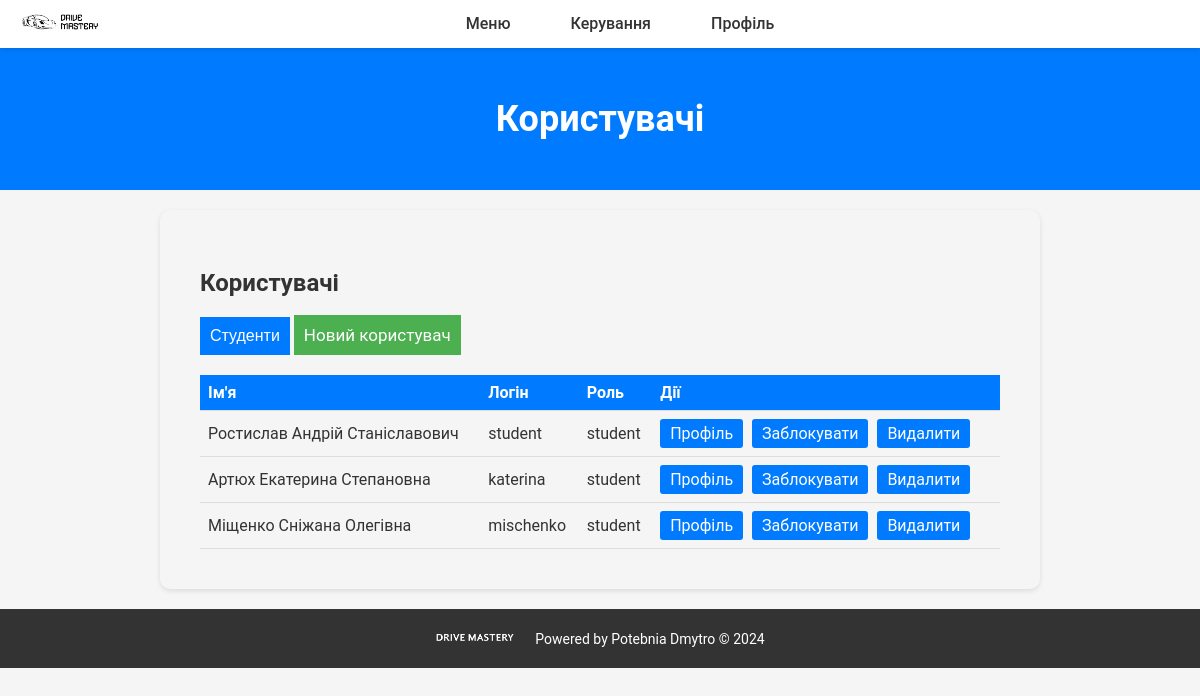
Page /admin_main/users/?show=student (signed in) on the earlier database version.
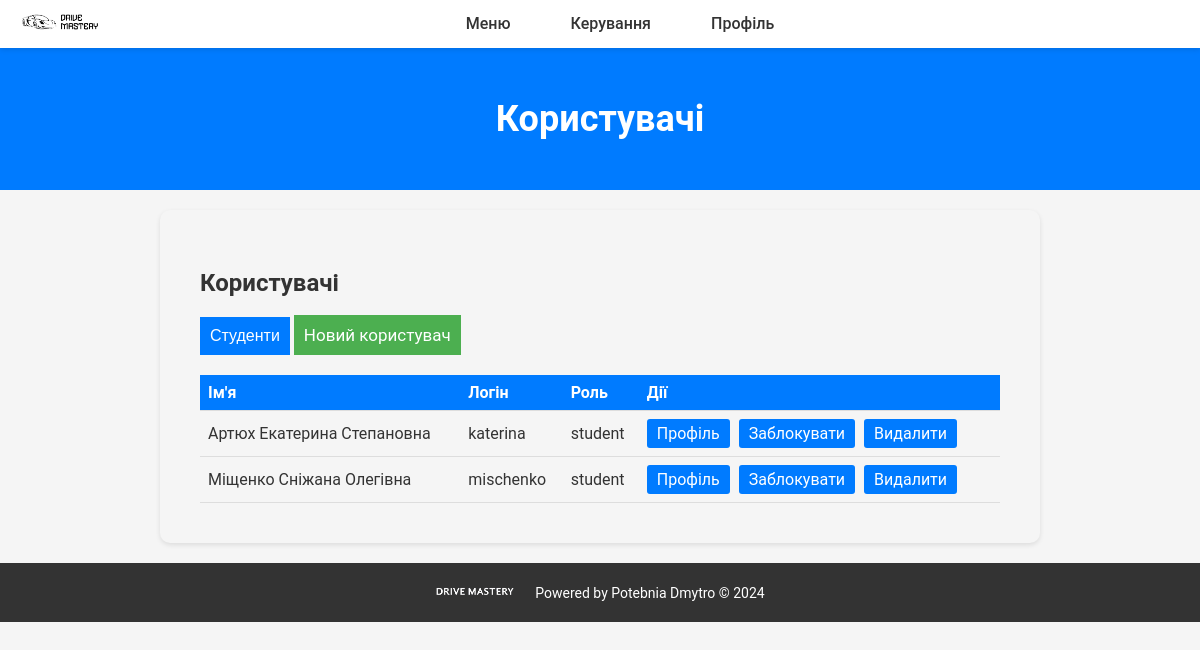
Same page on the later database version.
### main/models.py (models this page shows, shortened)
class CustomUser(AbstractBaseUser): # Кастомна модель користувача
    full_name = models.CharField(max_length=40) # Повне ім'я користувача
    username = models.CharField(max_length=15, unique=True) # Унікальне ім'я користувача
    email = models.EmailField(unique=True) # Унікальна email адреса
    is_active = models.BooleanField(default=True) # Чи активний користувач
    is_admin = models.BooleanField(default=False) # Чи є користувач адміністратором
    is_block = models.BooleanField(default=True) # Чи заблокований користувач
    user_type_choices = [('student', 'Student'),
                         ('teacher', 'Teacher'),
                         ('moderator', 'Moderator'),
                         ('admin', 'Admin')
    ] # Вибір типу користувача
    user_type = models.CharField(max_length=10, choices=user_type_choices) # Поле для зберігання типу користувача
    objects = CustomUserManager() # Вказуємо кастомний менеджер користувачів
    USERNAME_FIELD = 'username' # Поле, яке використовується для логіна
    REQUIRED_FIELDS = ['email', 'full_name'] # Обов'язкові поля

### main/views.py (the view, shortened to what this page needs)
# urls.py: path('<str:users_type>_main/users/', views.users, name='users'),
@login_required
def users(request, users_type): # Функція "користувачі"
    if users_type not in ['admin', 'teacher']:
        return HttpResponseForbidden()
    user_types_mapping = {
        'admin': 'Адміни',
        'moderator': 'Модератори',
        'teacher': 'Викладачі',
        'student': 'Студенти'
    }
    if users_type == 'teacher': # Дозволяємо вчителю керувати тільки студентами
        show_users = 'student'
    else: # Або ж якщо адмін то усіма
        show_users = request.GET.get('show', None)
    type_select = None
    users = CustomUser.objects.all()
    if show_users in user_types_mapping:
        type_select = user_types_mapping[show_users] # Вивід укр інформації хто це
        found_users = users.filter(user_type=show_users).exists() # Змінна перевірки існування записів у БД
    else:
        found_users = False
    context = {
        'users': users,
        'show_content': 'users',
        'show_users': show_users,
        'type_select': type_select,
        'page_title': 'Користувачі',
        'found_users': found_users
    }
    if request.GET.get('unblock'): # Можливість розблокувати
        profile_username = request.GET.get('unblock')
        profile_user = CustomUser.objects.get(username=profile_username)
        profile_user.is_block = False
        profile_user.save()  # Зберігаємо зміни в базі даних
        return redirect(reverse('users', kwargs={'users_type': users_type}) + f'?show={profile_user.user_type}')
    if request.GET.get('block'): # Можливість заблокувати
        profile_username = request.GET.get('block')
        profile_user = CustomUser.objects.get(username=profile_username)
        profile_user.is_block = True
        profile_user.save()  # Зберігаємо зміни в базі даних
        return redirect(reverse('users', kwargs={'users_type': users_type}) + f'?show={profile_user.user_type}')
    if request.GET.get('delete'): # Можливість видалити
        profile_username = request.GET.get('delete')
        profile_user = CustomUser.objects.get(username=profile_username)
        profile_user.delete()  # Видаляємо користувача з бази даних
        return redirect(reverse('users', kwargs={'users_type': users_type}) + f'?show={profile_user.user_type}')
    return render(request, f'main/{users_type}.html', context)

### main/templates/main/admin.html (shortened to what this page needs)
<!DOCTYPE html>
<html lang="uk">
<head>
    <link rel="stylesheet" href="/static/css/users.css">
	<link rel="stylesheet" href="/static/css/forms.css">
	<link rel="stylesheet" href="/static/css/materials.css">
</head>
<body>
    <nav>
        <div class="logo">
            <a href="{% url 'admin' %}" id="logo-link">
                <img src="/static/png/logo.png" alt="Logo" id="logo">
            </a>
        </div>
		<div class="nav-container">
			<ul class="nav-links">
            	<li>
            	    <a href="#">Меню</a>
            	</li>
            	<li>
             	   <a href="#">Керування</a>
            	</li>
            	<li>
                	<a href="#">Профіль</a>
            	</li>
        	</ul>
		</div>
    </nav>
    <header>
        <h1>{{ page_title }}</h1>
    </header>
    <main>
		{% include 'main/extends/users.html' %}
    </main>
    <footer>
        <div class="footer-logo">
            <img src="/static/png/footer.png" alt="Footer Logo">
        </div>
        <div class="footer-text">Powered by Potebnia Dmytro © 2024</div>
    </footer>
</body>
</html>

### main/templates/main/extends/users.html (shortened to what this page needs)
{% if show_content == 'users' %}
	<div class="content-section">
		<h2>Користувачі</h2>
		<div class="users-filter">
        	<button class="dropdown-btn">{{ type_select }}</button>
    	</div>
		<a href="?new_user=true" class="newusr-btn">Новий користувач</a>
    	<table>
        	<thead>
            	<tr>
               	    <th>Ім'я</th>
               		<th>Логін</th>
               		<th>Роль</th>
               	    <th>Дії</th>
            	</tr>
      		</thead>
        	<tbody>
            {% for user in users %}
				{% if user.user_type == show_users %}
					<tr>
                	    <td>{{ user.full_name }}</td>
                	    <td>{{ user.username }}</td>
                	    <td>{{ user.user_type }}</td>
                	    <td>
                        	<a href="{% url 'users' request.user.user_type %}?profile={{ user.username }}" class="action-btn">Профіль</a>
							{% if user.is_block %}
								<a href="{% url 'users' request.user.user_type %}?unblock={{ user.username }}" class="action-btn-unblock">Розблокувати</a>
							{% elif not user.is_block %}
                        		<a href="{% url 'users' request.user.user_type %}?block={{ user.username }}" class="action-btn">Заблокувати</a>
							{% endif %}
                        	<a href="{% url 'users' request.user.user_type %}?delete={{ user.username }}" class="action-btn">Видалити</a>
                	    </td>
            		</tr>
				{% endif %}
            {% endfor %}
        	</tbody>
    	</table>
	</div>
{% endif %}

Differences in the rows shown:
removed CustomUser: full_name "Ростислав Андрій Станіславович", username "student", user_type "student"
